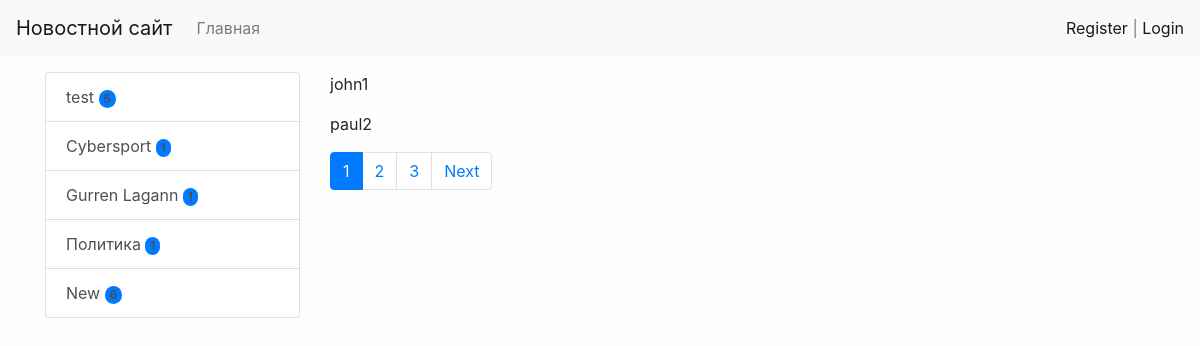
Page /test/ on the committed database.
### news/models.py (models this page shows, shortened)
class Category(models.Model):
    title = models.CharField(max_length=150, db_index=True, verbose_name='Наименование категории')
    def get_absolute_url(self):
        return reverse('category', kwargs={"category_id": self.pk})
    class Meta:
        verbose_name = 'Категория'
        verbose_name_plural = 'Категории'
        ordering = ['title']

### news/views.py (the view)
# urls.py: path('test/', test, name='test'),
def test(request):
    objects = ['john1', 'paul2', 'george3', 'ringo4', 'john5', 'paul6', 'george7']
    paginator = Paginator(objects, 2)
    page_num = request.GET.get('page', 1)
    page_objects = paginator.get_page(page_num)
    return render(request, 'news/test.html', {'page_obj': page_objects})

### news/templatetags/news_tags.py (called while the page is built)
@register.inclusion_tag('news/list_categories.html')
def show_categories(arg1='Hello', arg2='world'):
    categories = Category.objects.annotate(cnt=Count('news', filter=F('news__is_published'))).filter(cnt__gt=0)
    return {"categories": categories, "arg1": arg1, "arg2": arg2}

### news/templates/news/test.html (shortened to what this page needs)
{% extends 'base.html' %}
{% block sidebar %}
{% include 'inc/_sidebar.html' %}
{% endblock %}
{% block content %}
    {% for name in page_obj.object_list %}
        <p>{{ name }}</p>
    {% endfor %}
{% endblock %}

### news/templates/news/list_categories.html
<div class="list-group">
    {% for item in categories %}
    <a href="{{ item.get_absolute_url }}" class="list-group-item
    list-group-item-action">{{ item.title }}  <span class="badge bg-primary
    rounded-pill">{{ item.cnt }}</span></a>
    {% endfor %}
</div>

### mysite/static/css/style.css (style rules this page uses)
body { background-color: #fefefe; }

### rows in the picture
Category: title "test", cnt "5"
Category: title "Cybersport", cnt "1"
Category: title "Gurren Lagann", cnt "1"
Category: title "Политика", cnt "1"
Category: title "New", cnt "6"

### other values in the picture
{{ name }} "john1" "paul2"
{{ p }} "1"
{{ p }} "2" "3"
